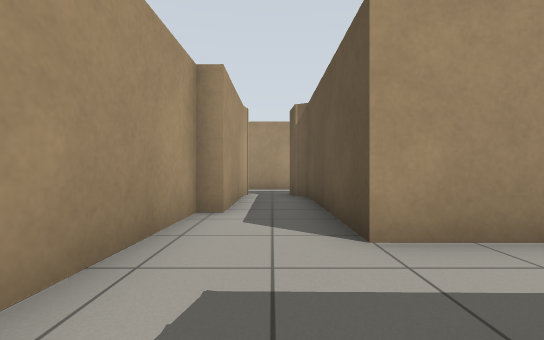
View 1 (above)

16 first-person views from a walk through a robot-simulator world made for Gazebo. The camera is 0.72 m above the floor, looks level and sees 90° across. The floor is counted in squares, 1 m on a side. Each view is taken from the middle of a square. On the plan, view 1 faces up. The plan holds only what a view shows up to about 9 squares ahead; the rest is blank. The place goes on beyond the plan.

View 2
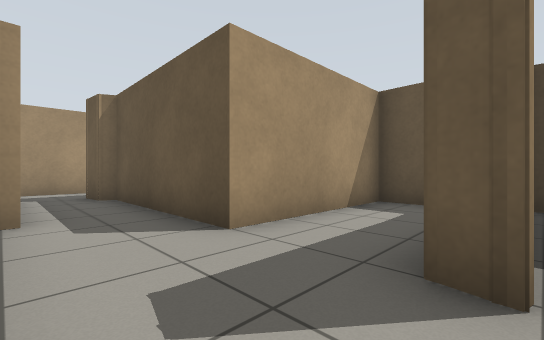

View 3
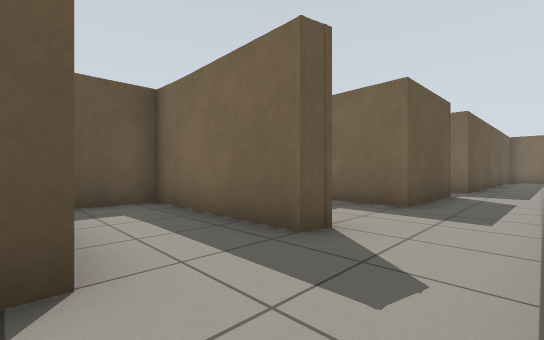

View 4
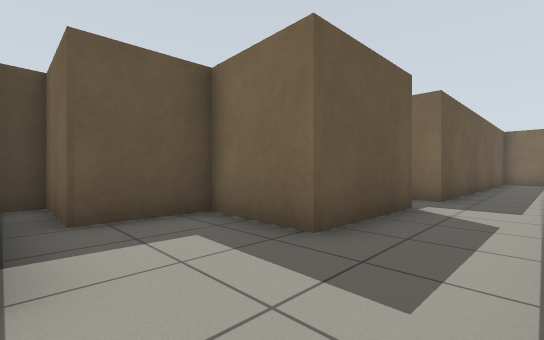

View 5
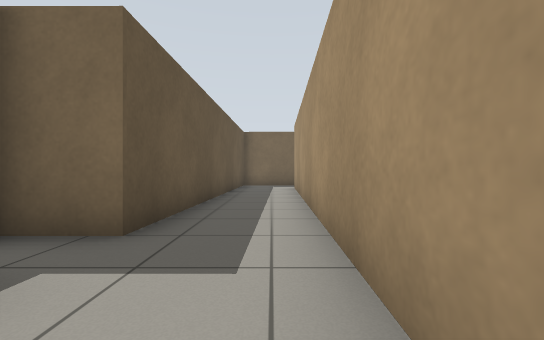

View 6
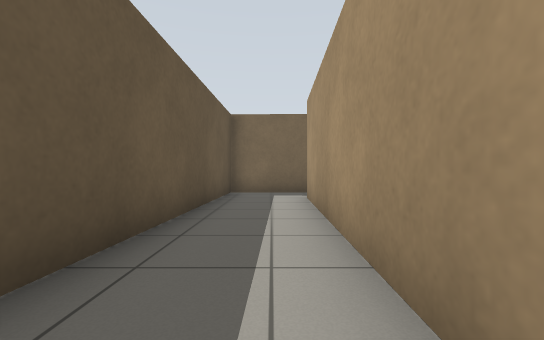

View 7
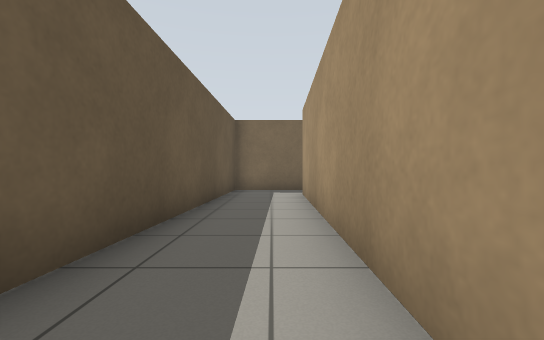

View 8
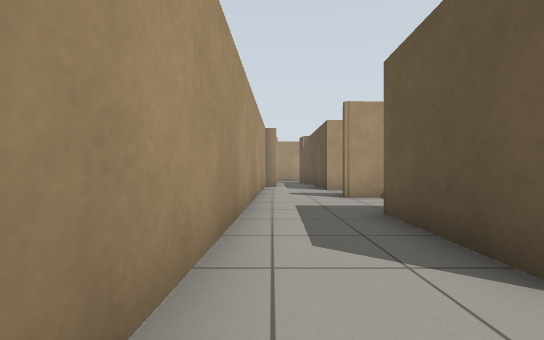

View 9
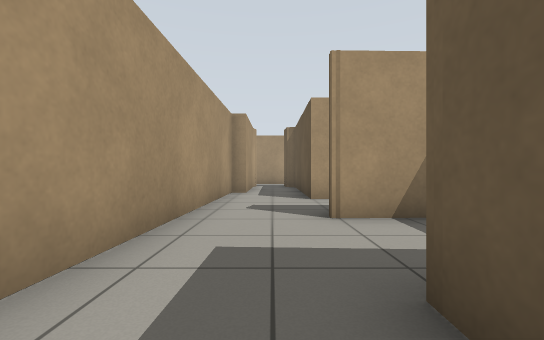

View 10
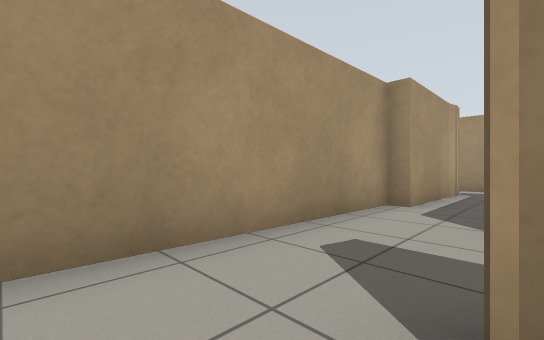

View 11
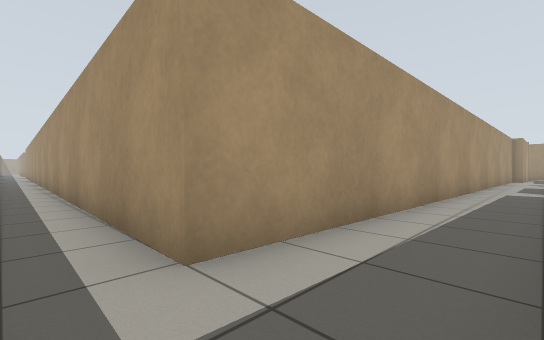

View 12
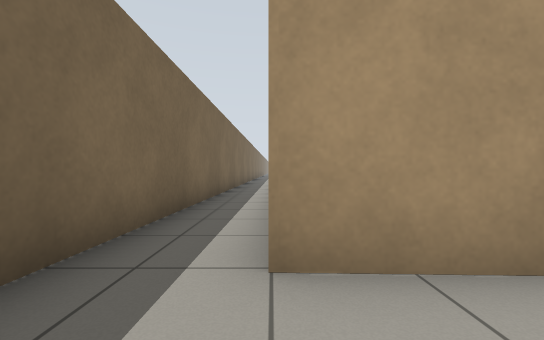

View 13
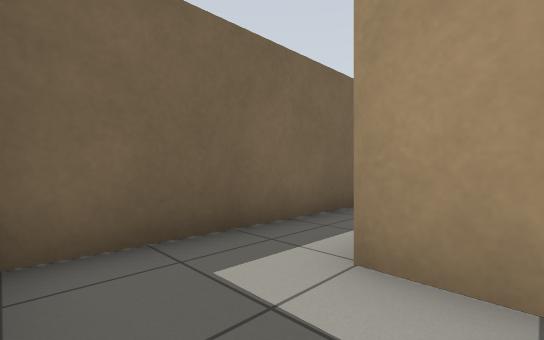

View 14
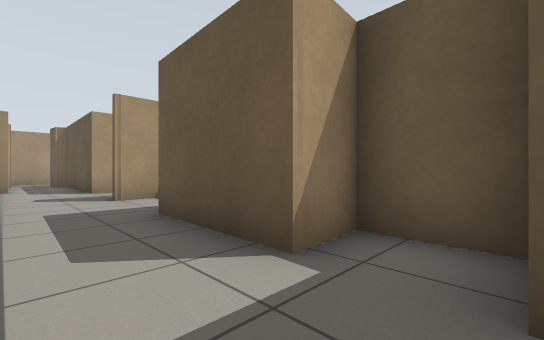

View 15
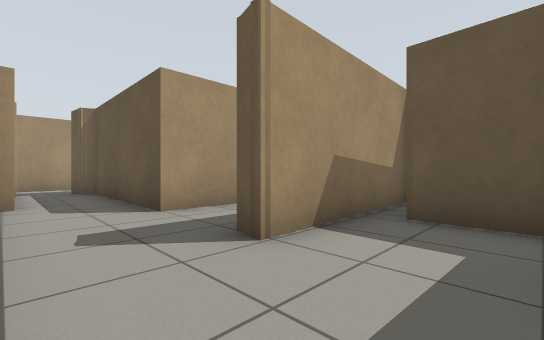

View 16
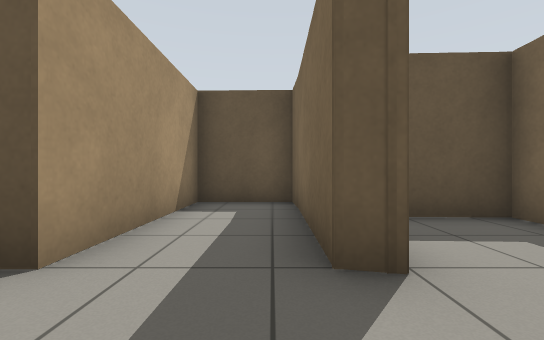

### Floor plan
Ten units are one square. View 1 is at (0, 0); x grows to the right and y downward. Boxes are objects, and circles mark ways between rooms. Rooms are numbered by the first view taken in them; rooms with no view inside come last. Other rooms are left out.
<svg viewBox="-24 -89 84 261">
<path fill="none" stroke="#000" d="M9 -1 9 -5M9 0 10 -5 51 -5 51 -27 10 -27 11 -71 6 -74 5 -82M32 6 55 6M-7 -80 -8 -75M-8 -84 -8 -46 -13 -46 -15 6M-15 6 -19 150M-16 167 4 167 7 70 20 70 20 54 8 55 8 25 31 26 32 6M54 -2 9 0"/>
<circle cx="-5" cy="0" r="3" fill="#2a7"/>
<text x="10" y="-20">1</text>
<text x="0" y="80">2</text>
</svg>
Room 1 opens to room 2.

Where each view was taken, in squares from view 1:
view 1: 0 up, 0 right, facing up
view 2: 0 up, 1 left, facing up-right
view 3: 3 up, 1 left, facing down-right
view 4: 0 up, 1 left, facing down-right
view 5: 4 down, 1 left, facing down
view 6: 8 down, 1 left, facing down
view 7: 7 down, 1 left, facing down
view 8: 7 down, 1 left, facing up
view 9: 4 down, 0 right, facing up
view 10: 1 down, 1 right, facing up-left
view 11: 16 down, 0 right, facing up-left
view 12: 15 down, 0 right, facing left
view 13: 14 down, 0 right, facing down-left
view 14: 7 down, 1 left, facing up-right
view 15: 2 down, 1 left, facing up-right
view 16: 1 up, 1 left, facing right
